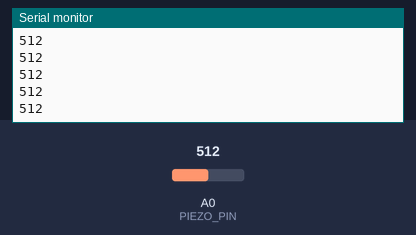
A sketch run on a simulated Arduino Uno, built with avr-gcc and run on an emulated ATmega328P. Shown: the last lines printed to the serial monitor. Inputs (shaded band) come from the test bench; at power-on: A0 (PIEZO_PIN) = 512.

Above: at 1.2 s.
1.3 s: A0 (PIEZO_PIN) set to 716
At 1.9 s:
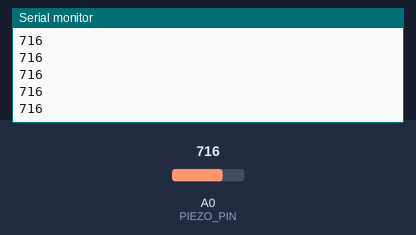
2.8 s: A0 (PIEZO_PIN) set to 900
At 3.5 s:
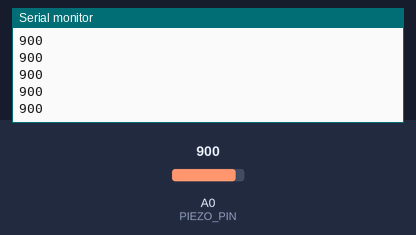
Timing chart, 0 to 5.8 s (numbered marks = the images above; inputs shaded):
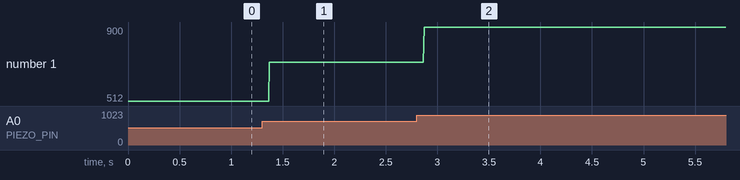

The sketch:

bluetooth_piezo_test.ino
```cpp
#include <SoftwareSerial.h>

SoftwareSerial BlueTooth(10, 11); // RX | TX
const int PIEZO_PIN = A0; // Piezo output
const int moving_avg_size = 5;
int piezoADC;

int buf[moving_avg_size];
int read_index = 0;
int tot =
0;
double avg = 0;

void setup(){
  Serial.begin(9600);
  BlueTooth.begin(9600);
  for (int z = 0; z < moving_avg_size; z++) {
    buf[z] = 0;
  }
}

void loop(){
  piezoADC = analogRead(PIEZO_PIN);
//  BlueTooth.print(piezoADC, DEC);
//  BlueTooth.print(",");
//  tot-=buf[read_index];
//  buf[read_index] = piezoADC;
//  tot+= piezoADC;
//  read_index+=1;
//  if (read_index >= moving_avg_size) {
//    read_index = 0;
//  }
//  avg = tot/moving_avg_size;
  Serial.println(piezoADC);
  delay(1);
}
```

Measured:
- after the input at 1.3 s, the serial monitor: prints a new line after 0.07 s (image 1)
- after the input at 2.8 s, the serial monitor: prints a new line after 0.07 s (image 2)
- plotted number 1: 512 → 716 after the input at 1.3 s, 716 → 900 after the input at 2.8 s
